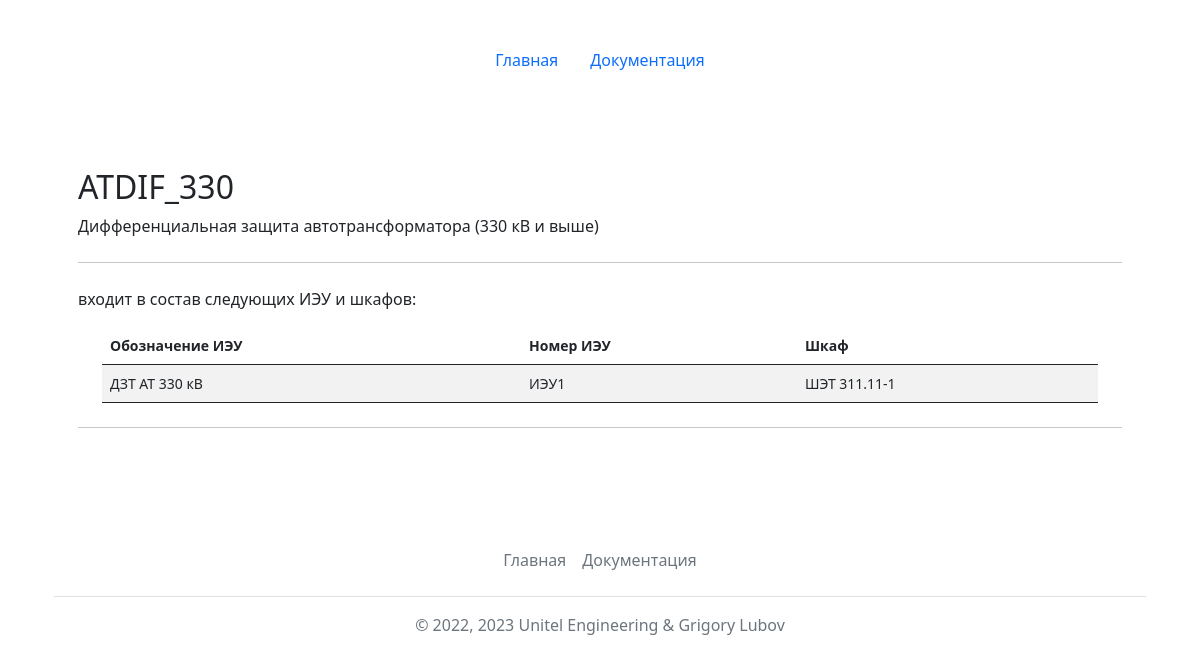
Page /checkconns/?name=ATDIF_330&type=inst_ld on the earlier database version.
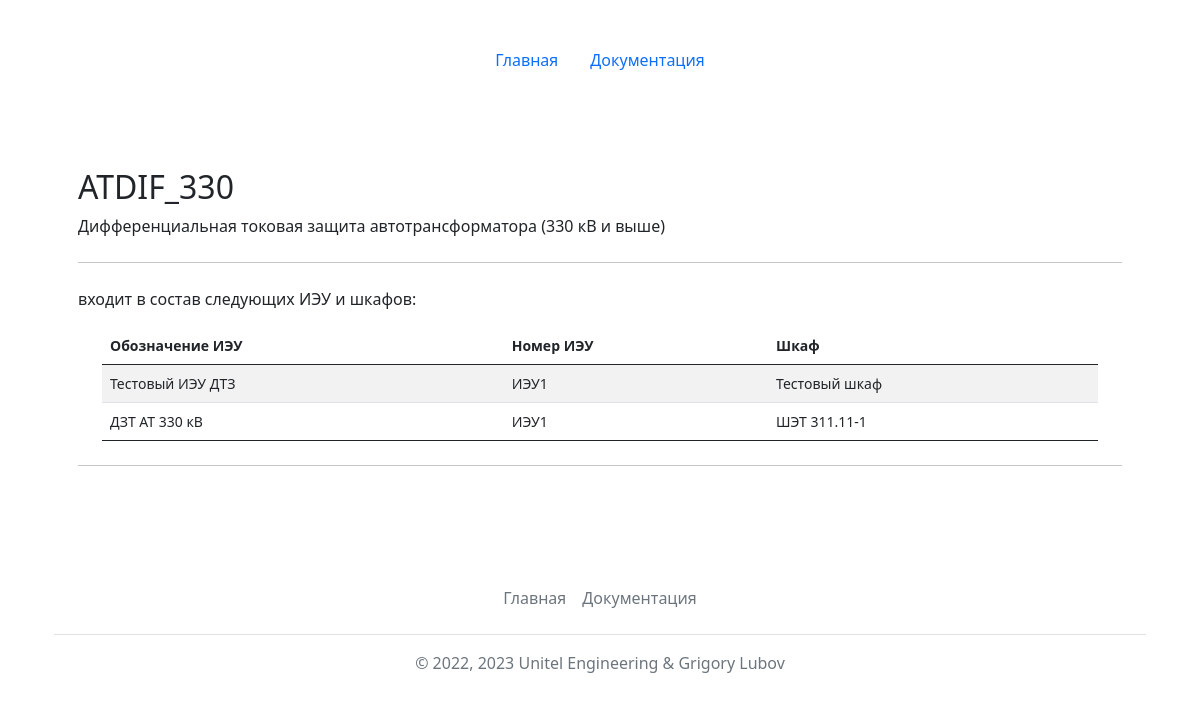
Same page on the later database version.
### mainapp/models.py (models this page shows, shortened)
class LogicDevices(models.Model):
    id = models.AutoField(primary_key=True)
    name = models.CharField(max_length=128, verbose_name='Обозначение логического устройства', unique=True)
    fb_name = models.CharField(max_length=128, verbose_name='Обозначение функционального блока', unique=True)
    description = models.TextField(max_length=1024, blank=True, verbose_name='Назначение логического устройства (ФБ)')
    def __str__(self):
        return self.name
    class Meta:
        verbose_name = 'Логическое устройство'
        verbose_name_plural = 'Логические устройства'
        ordering = ['name']

class Terminals(models.Model):
    id = models.AutoField(primary_key=True)
    name = models.CharField(max_length=64, verbose_name='Обозначение ИЭУ', unique=True)
    description = models.TextField(max_length=1024, blank=True, verbose_name='Назначение ИЭУ')
    def __str__(self):
        return str(self.name)
    class Meta:
        verbose_name = 'ИЭУ'
        verbose_name_plural = 'ИЭУ'
        ordering = ['name']

class Cabinets(models.Model):
    name = models.CharField(max_length=64, verbose_name='Обозначение шкафа', primary_key=True)
    terminal1 = models.ForeignKey(Terminals, related_name='ied1_set', on_delete=models.PROTECT, verbose_name='ИЭУ1', max_length=64, null=True)
    terminal2 = models.ForeignKey(Terminals, related_name='ied2_set', on_delete=models.PROTECT, verbose_name='ИЭУ2', max_length=64, blank=True, null=True)
    terminal3 = models.ForeignKey(Terminals, related_name='ied3_set', on_delete=models.PROTECT, verbose_name='ИЭУ3', max_length=64, blank=True, null=True)
    description = models.TextField(max_length=1024, verbose_name='Назначение шкафа')
    ready = models.IntegerField(verbose_name='Готовность', default=0)
    class Meta:
        verbose_name = 'Шкаф'
        verbose_name_plural = 'Шкафы'
        ordering = ['name']

### mainapp/views.py (the view, shortened to what this page needs)
# urls.py: path('checkconns/', views.connslntype),
def connslntype(request):
    name = request.GET.get('name')
    type = request.GET.get('type')
    if type == 'ln_type':
        lntype = LogicNodesTypes.objects.get(name=name)
        ln_inst = LogicNodeInstantiated.objects.all().filter(ln_type=lntype.id)
        for inst in ln_inst:
            print(inst.short_name)
        return render(request, 'mainapp/conns.html', {'ln_type': name, 'ln_inst':ln_inst, 'title': 'Потомки типа ЛУ '+str(name)})
    if type == 'inst_ld':
        print('try ld...')
        ld = LogicDevices.objects.get(name=name)
        ld_conns = PhDLDconnections.objects.all().filter(ld=ld.id)
        ied = list()
        for ld_conn in ld_conns:
            terminal1_ieds = Cabinets.objects.all().filter(terminal1=ld_conn.ied)
            for terminal1_ied in terminal1_ieds:
                ied.append({'name':'ИЭУ1', 'ied':str(ld_conn.ied), 'cab':terminal1_ied.name})
            terminal2_ieds = Cabinets.objects.all().filter(terminal2=ld_conn.ied)
            for terminal2_ied in terminal2_ieds:
                ied.append({'name':'ИЭУ2', 'ied':str(ld_conn.ied), 'cab':terminal2_ied.name})
            terminal3_ieds = Cabinets.objects.all().filter(terminal3=ld_conn.ied)
            for terminal3_ied in terminal3_ieds:
                ied.append({'name':'ИЭУ3', 'ied':str(ld_conn.ied), 'cab':terminal3_ied.name})
            ied = sorted(ied, key= lambda x: x['cab'] )
        return render(request, 'mainapp/connsied.html', {'ld': ld, 'ied': ied, 'title': 'Перечень ИЭУ, НКУ для лог. устройства '+str(ld)})
    return HttpResponse('error')

### templates/mainapp/connsied.html (shortened to what this page needs)
{% extends 'base.html' %}
{% block content %}
<main class="container py-5">
        {% if ied %}
        <h2 class="mt-4">{{ld}}</h2>
        <p>{{ld.description}}</p>
        <hr class="my-4">
        <p>входит в состав следующих ИЭУ и шкафов:</p>
        <div class="container small">
         <table class="table table-striped">
            <thead>
                <tr>
                <th scope="col">Обозначение ИЭУ</th>
                <th scope="col">Номер ИЭУ</th>
                <th scope="col">Шкаф</th>
                </tr>
            </thead>
            <tbody>
            {% for item in ied %}
            <tr>
                <td>{{item.ied}}</td>
                <td>{{item.name}}</td>
                <td>{{item.cab}}</td>
            </tr>
            {% endfor %}
            </tbody>
        </table>
        </div>
        <hr class="my-4">
        {% else %}
        <h2 class="mt-4">"{{ld}}" не входит в состав ни одного функционального блока =(</h2>
        {% endif %}
</main>
{% endblock %}

### templates/base.html (shortened to what this page needs)
<!doctype html>
<html lang="ru">
  <head>
  {% load static %}
  <link href="https://cdn.jsdelivr.net/npm/bootstrap@5.2.0/dist/css/bootstrap.min.css" rel="stylesheet">
  <link href="{% static 'css/grid.css' %}" rel="stylesheet">
  <link href="{% static 'css/headers.css' %}" rel="stylesheet">
  <link href="{% static 'css/features.css' %}" rel="stylesheet">
  <link href="{% static 'css/bootstrap.min.css' %}" rel="stylesheet">
  </head>
<body class="py-4">
  <div class="container">
    <header class="d-flex justify-content-center py-3">
      <ul class="nav nav-pills">
        <li class="nav-item"><a href="/" class="nav-link {{activeMain}}" aria-current="page">Главная</a></li>
        <li class="nav-item"><a href="/help" class="nav-link {{activeHelp}}">Документация</a></li>
      </ul>
    </header>
  </div>
  <div class="container">
{% block content %}
{% endblock %}
  </div>
  <div class="container">
      <footer class="py-3 my-4">
        <ul class="nav justify-content-center border-bottom pb-3 mb-3">
          <li class="nav-item"><a href="/" class="nav-link px-2 text-muted">Главная</a></li>
          <li class="nav-item"><a href="/help" class="nav-link px-2 text-muted">Документация</a></li>
        </ul>
        <p class="text-center text-muted">&copy; 2022, 2023 Unitel Engineering & Grigory Lubov</p>
      </footer>
  </div>
</body>
</html>

Differences in the rows shown:
changed LogicDevices "ATDIF_330": description "Дифференциальная защита автотрансформатора (330 кВ и выше)" → "Дифференциальная токовая защита автотрансформатора (330 кВ и выше)"
added Terminals: ied "Тестовый ИЭУ ДТЗ"
added Cabinets: cab "Тестовый шкаф"
Other differences:
new list line: "ИЭУ1"
